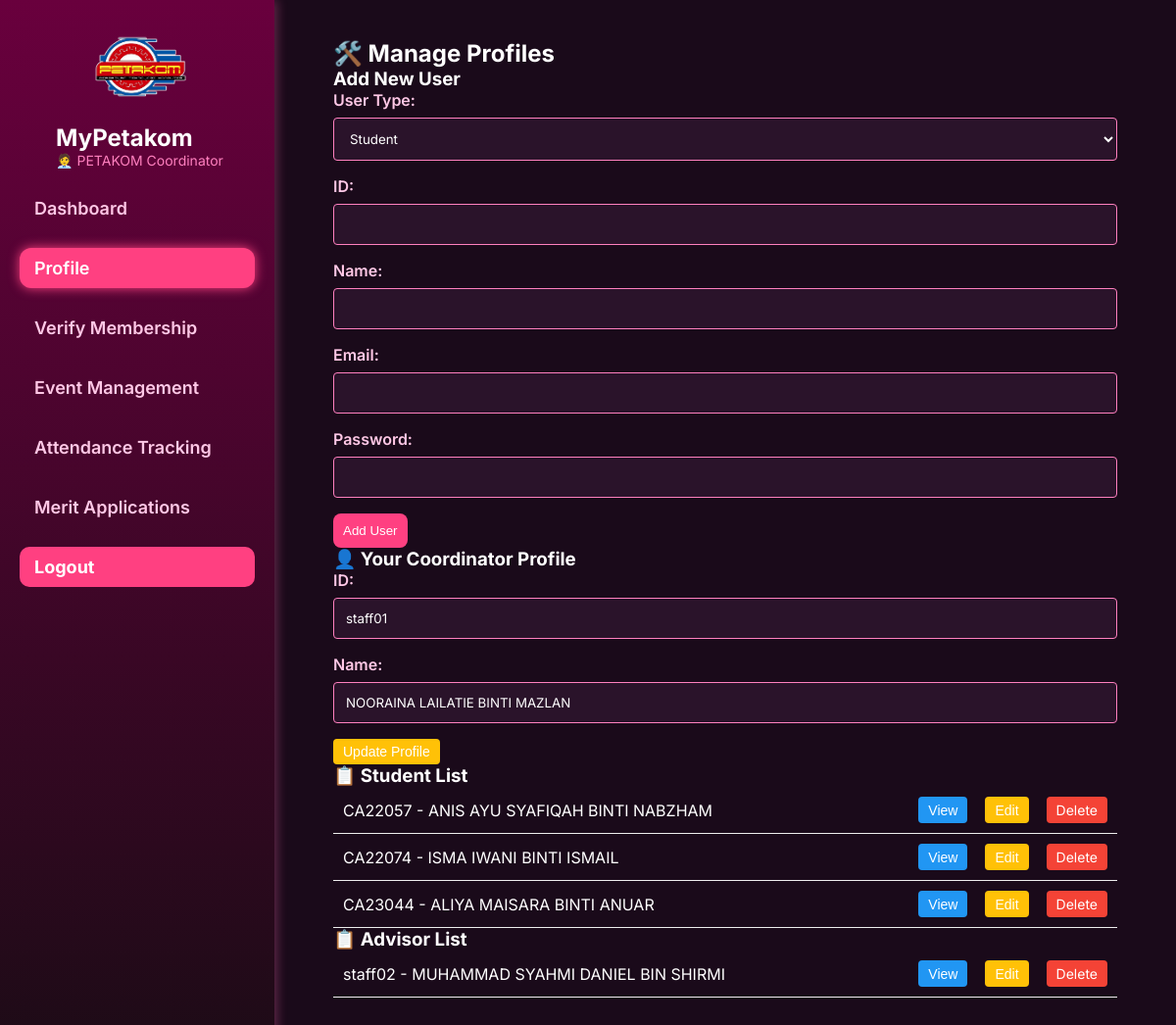
The app's page /User/manageProfile.php (signed in), older data.
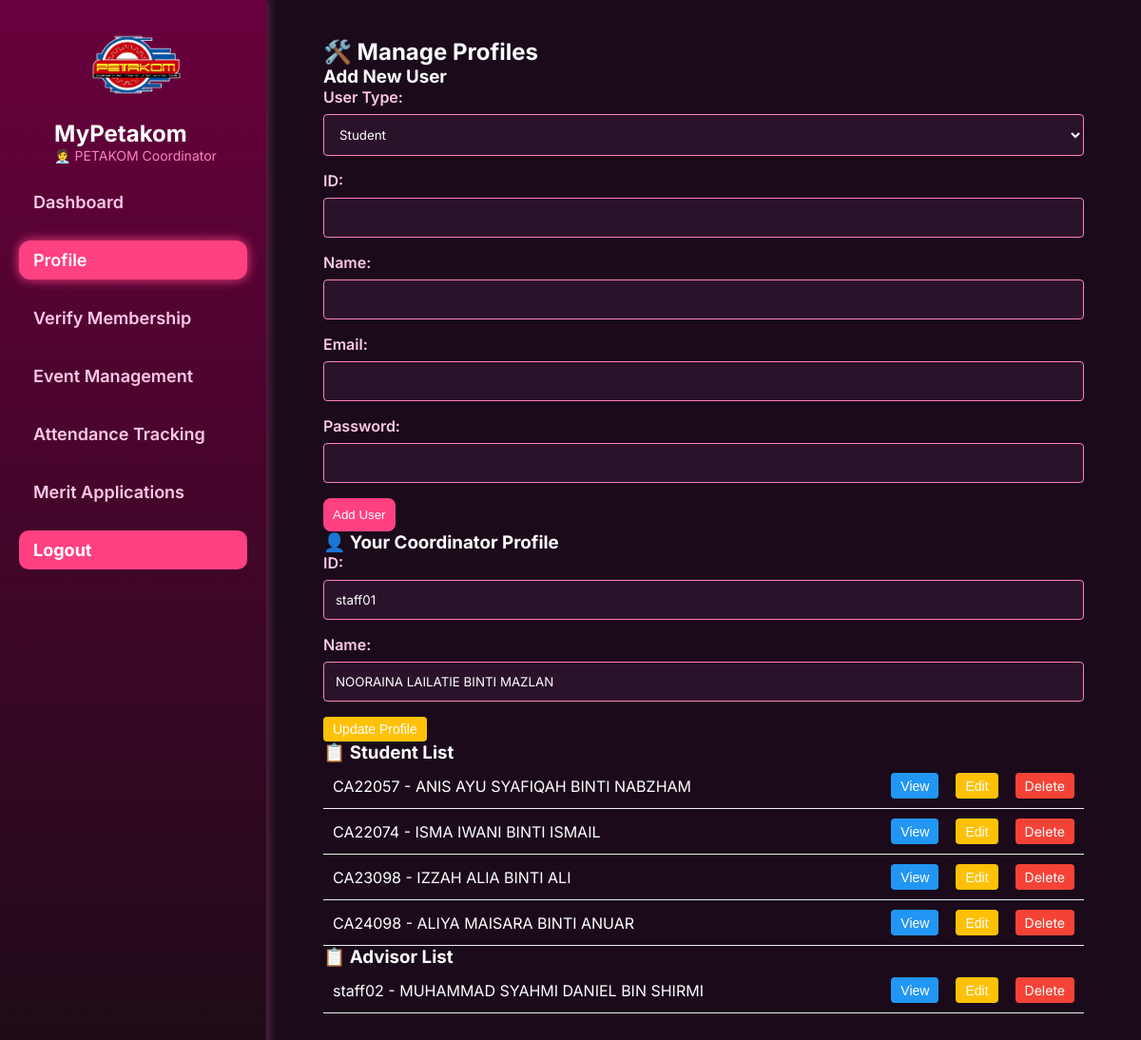
The same page, newer data.
### tables this page shows
CREATE TABLE `student` (
  `studentID` varchar(10) NOT NULL,
  `studentName` varchar(80) NOT NULL,
  `studentEmail` varchar(100) NOT NULL,
  `studentPassword` varchar(255) NOT NULL,
  `studentCard` varchar(100) NOT NULL,
  `verify` varchar(20) NOT NULL,
  `qr_code` varchar(100) NOT NULL
);

CREATE TABLE `staff` (
  `staffID` varchar(10) NOT NULL,
  `staffName` varchar(100) NOT NULL,
  `staffEmail` varchar(100) NOT NULL,
  `staffPassword` varchar(255) NOT NULL,
  `staffRole` varchar(100) NOT NULL
);

### User/manageProfile.php (the view, shortened to what the changed rows need)
<?php
require_once '../DB_mypetakom/db.php';
$students = $conn->query("SELECT * FROM student");
$advisors = $conn->query("SELECT * FROM staff WHERE staffRole = 'Event Advisor'");
?>
<!DOCTYPE html>
<html lang="en">
<head>
    <link rel="stylesheet" href="../User/profile.css">
    <link rel="stylesheet" href="../Home/adminHomePage.css">
</head>
<body>
    <div class="profile-container">
        <aside class="sidebar">
            <div class="sidebar-header">
                <div class="sidebar-text">
                    <h2>MyPetakom</h2>
                </div>
            </div>
        </aside>
        <div class="main-content">
            <h2>🛠️ Manage Profiles</h2>
<div class="student-list">
    <ul class="user-list">
        <?php while ($row = $students->fetch_assoc()): ?>
            <li>
                <?= $row['studentID'] ?> - <?= $row['studentName'] ?>
                <div class="action-buttons">
                    <button class="view-btn" onclick="location.href='getUserDetails.php?type=student&id=<?= $row['studentID'] ?>'">View</button>
                    <button class="edit-btn" onclick="location.href='editProfile.php?type=student&id=<?= $row['studentID'] ?>'">Edit</button>
                    <a href="?delete=<?= $row['studentID'] ?>&type=student" class="delete-btn" onclick="return confirm('Are you sure you want to delete this student?')">Delete</a>
                </div>
            </li>
        <?php endwhile; ?>
    </ul>
</div>
<div class="advisor-list">
    <ul class="user-list">
        <?php while ($row = $advisors->fetch_assoc()): ?>
            <li>
                <?= $row['staffID'] ?> - <?= $row['staffName'] ?>
                <div class="action-buttons">
                    <button class="view-btn" onclick="location.href='getUserDetails.php?type=advisor&id=<?= $row['staffID'] ?>'">View</button>
                    <button class="edit-btn" onclick="location.href='editProfile.php?type=staff&id=<?= $row['staffID'] ?>'">Edit</button>
                    <a href="?delete=<?= $row['staffID'] ?>&type=advisor" class="delete-btn" onclick="return confirm('Are you sure you want to delete this advisor?')">Delete</a>
                </div>
            </li>
        <?php endwhile; ?>
    </ul>
</div>
</body>
</html>

Row changes from the older to the newer data that the page shows:
removed student: studentID "CA23044", studentName "ALIYA MAISARA BINTI ANUAR"
added student: studentID "CA23098", studentName "IZZAH ALIA BINTI ALI"
added student: studentID "CA24098", studentName "ALIYA MAISARA BINTI ANUAR"
